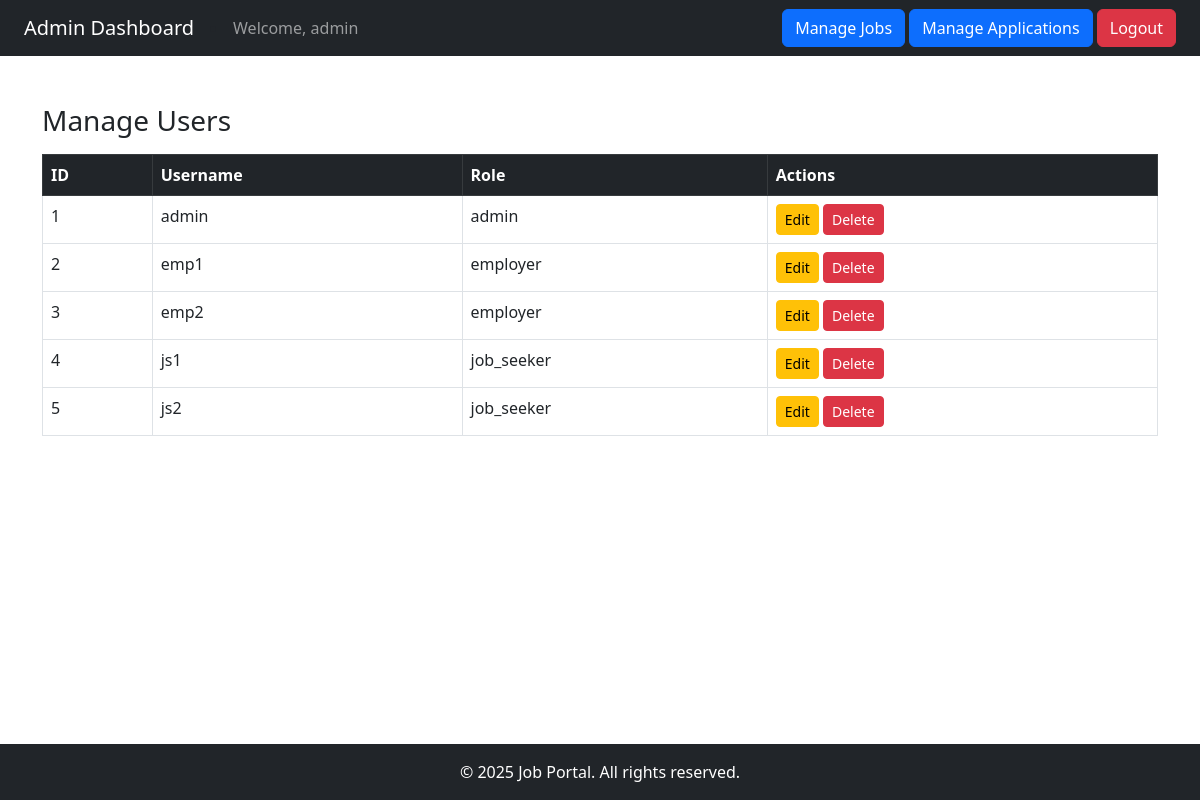
The page /admin_manage_users (signed in) on the database as committed earlier.
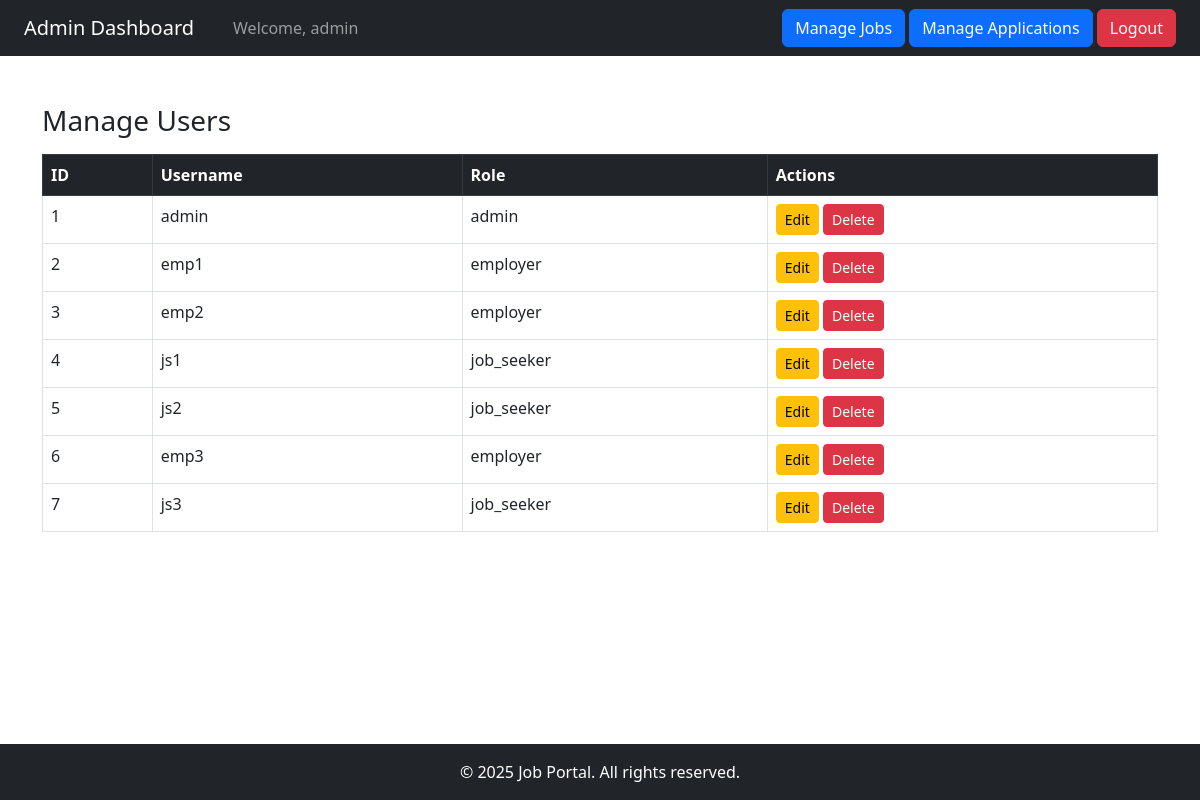
The same page on the database as committed later.
### database/models.py (models this page shows)
class User(db.Model):
    id = db.Column(db.Integer, primary_key=True)
    username = db.Column(db.String(80), unique=True, nullable=False)
    password = db.Column(db.String(200), nullable=False)
    role = db.Column(db.String(20), nullable=False)  # 'job_seeker', 'employer', 'admin'
    jobs = db.relationship('Job', backref='employer', cascade='all, delete-orphan', lazy=True)
    applications = db.relationship('Application', backref='applicant', cascade='all, delete-orphan', lazy=True)

### app.py (the view)
@app.route('/admin_manage_users')
def admin_manage_users():
    if 'user_id' not in session or session['role'] != 'admin':
        return redirect(url_for('login'))
    users = User.query.all()
    return render_template('admin_manage_users.html', users=users)

### app.py (called while the page is built)
@app.context_processor
def inject_year():
    return {'year': datetime.now().year}

### templates/admin_manage_users.html (shortened to what this page needs)
<!DOCTYPE html>
<html lang="en">
<head>
    <link href="https://cdn.jsdelivr.net/npm/bootstrap@5.3.0/dist/css/bootstrap.min.css" rel="stylesheet">
</head>
<body>
    <nav class="navbar navbar-expand-lg navbar-dark bg-dark px-4">
        <a class="navbar-brand" href="#">Admin Dashboard</a>
        <li class="nav-item">
            <span class="navbar-text">Welcome, {{ session['username'] }}</span>
        </li>
        <div class="ms-auto">
            <a href="{{ url_for('admin_manage_jobs') }}" class="btn btn-primary">Manage Jobs</a>
            <a href="{{ url_for('admin_manage_applications') }}" class="btn btn-primary">Manage Applications</a>
            <a href="{{ url_for('logout') }}" class="btn btn-danger">Logout</a>
        </div>
    </nav>
    <div class="container mt-5">
        <h3 class="mb-3">Manage Users</h3>
        <table class="table table-bordered">
            <thead class="table-dark">
                <tr>
                    <th>ID</th>
                    <th>Username</th>
                    <th>Role</th>
                    <th>Actions</th>
                </tr>
            </thead>
            <tbody>
                {% for user in users %}
                <tr>
                    <td>{{ user.id }}</td>
                    <td>{{ user.username }}</td>
                    <td>{{ user.role }}</td>
                    <td>
                        <a href="{{ url_for('admin_edit_user', user_id=user.id) }}" class="btn btn-warning btn-sm">Edit</a>
                        <form action="{{ url_for('admin_delete_user', user_id=user.id) }}" method="POST" style="display:inline-block;">
                            <button class="btn btn-danger btn-sm" onclick="return confirm('Delete this user?')">Delete</button>
                        </form>
                    </td>
                </tr>
                {% endfor %}
            </tbody>
        </table>
    </div>
    {% include 'footer.html' %}
</body>
</html>

Rows that differ between the two databases and show on the page:
added User: id "6", username "emp3", role "employer"
added User: id "7", username "js3", role "job_seeker"
